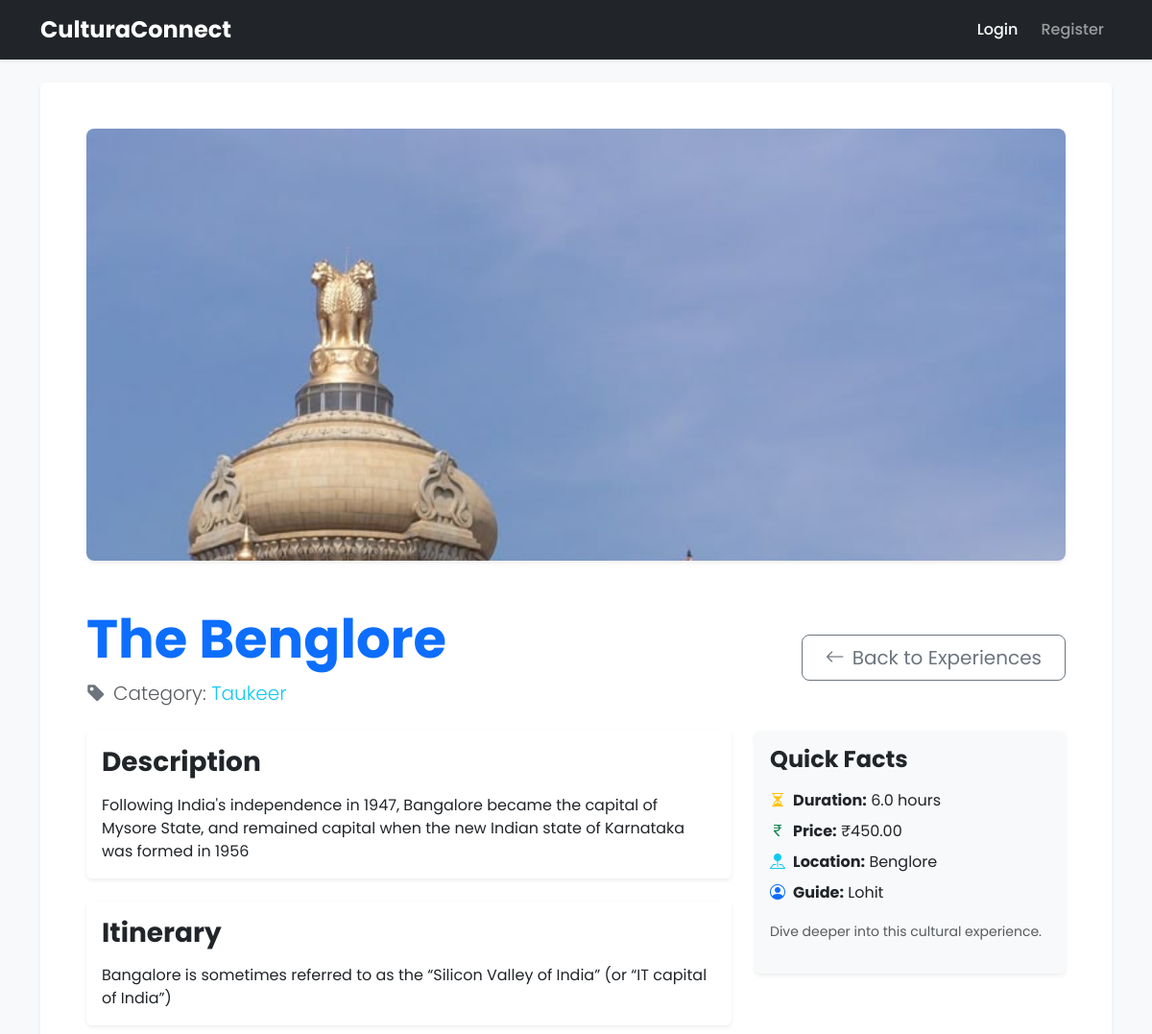
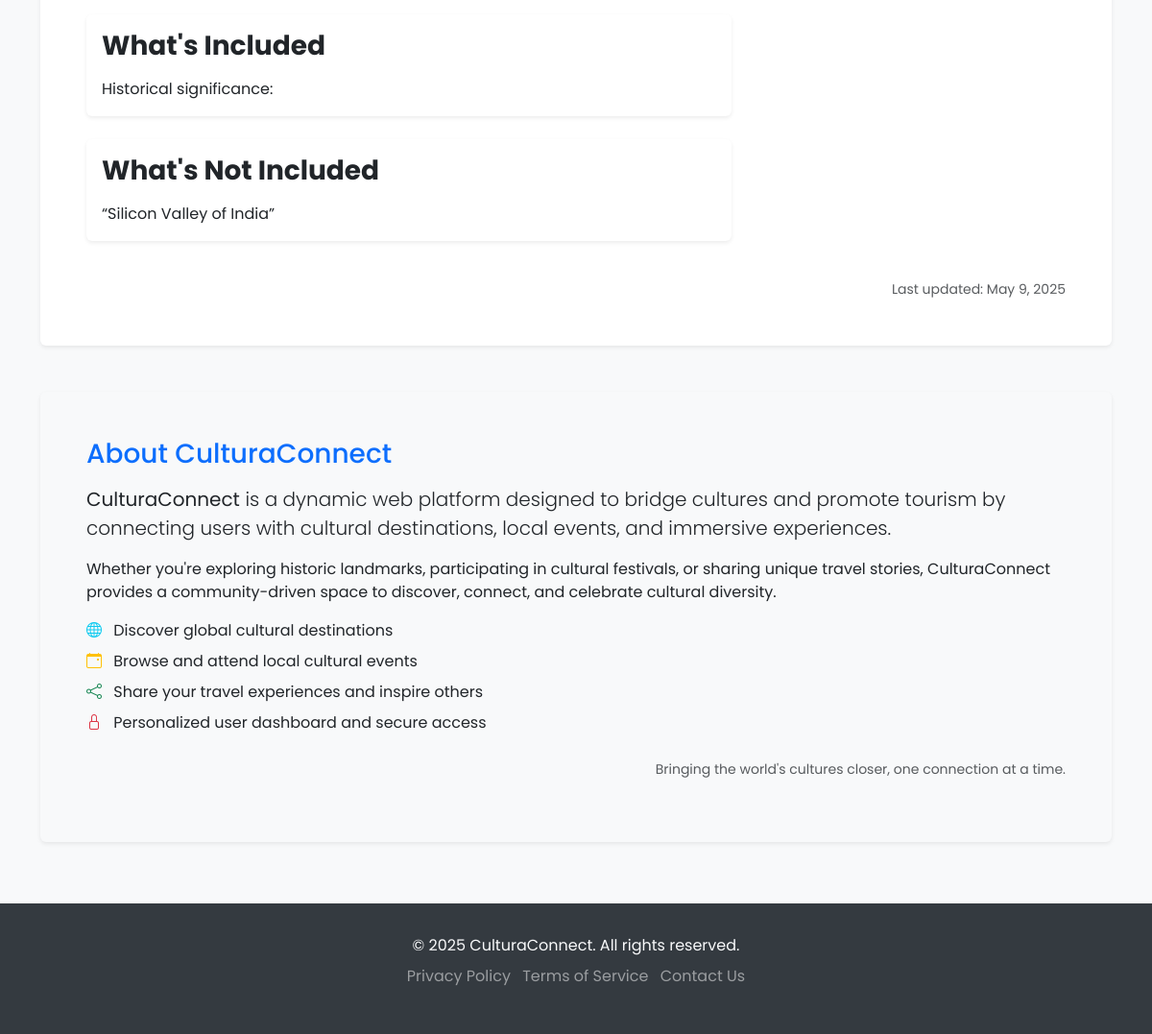
/experiences/experience/2/, run on the app's committed database (2 pictures, top to bottom).
### experiences/models.py (models this page shows, shortened)
class Experience(models.Model):
    title = models.CharField(max_length=255)
    category = models.ForeignKey(ExperienceCategory, on_delete=models.SET_NULL, null=True, blank=True)
    description = models.TextField()
    itinerary = models.TextField(blank=True, help_text="Outline of the experience.")
    duration_hours = models.DecimalField(max_digits=4, decimal_places=1, help_text="Duration in hours (e.g., 2.5)")
    price = models.DecimalField(max_digits=10, decimal_places=2, blank=True, null=True)
    guide_info = models.CharField(max_length=255, blank=True, help_text="Information about the guide, if applicable.")
    location_details = models.CharField(max_length=255, blank=True, help_text="Starting point or main location.")
    inclusions = models.TextField(blank=True)
    exclusions = models.TextField(blank=True)
    image = models.ImageField(upload_to='experience_images/', blank=True, null=True)
    is_active = models.BooleanField(default=True)
    created_at = models.DateTimeField(auto_now_add=True)
    updated_at = models.DateTimeField(auto_now=True)

class ExperienceCategory(models.Model):
    name = models.CharField(max_length=100, unique=True)
    slug = models.SlugField(max_length=100, unique=True, blank=True)
    class Meta:
        verbose_name_plural = "Experience Categories"

### experiences/views.py (the view)
# urls.py: path('experience/<int:pk>/', ExperienceDetailView.as_view(), name='experience_detail'),
class ExperienceDetailView(DetailView):
    model = Experience
    template_name = 'experiences/experience_detail.html'
    context_object_name = 'experience'
    def get_queryset(self):
        return super().get_queryset().filter(is_active=True)

### experiences/templates/experiences/experience_detail.html (shortened to what this page needs)
{% extends "base.html" %}
{% load static %}
{% block content %}
    <div class="mb-5 rounded-3 overflow-hidden shadow-sm" style="max-height: 450px;">
        {% if experience.image %}
            <img src="{{ experience.image.url }}" class="img-fluid w-100 h-100 object-fit-cover" alt="{{ experience.title }}">
        {% else %}
            <img src="{% static 'img/placeholder_detail_experience.jpg' %}" class="img-fluid w-100 h-100 object-fit-cover" alt="Placeholder Image">
        {% endif %}
    </div>
    <div class="row mb-4 align-items-center">
        <div class="col-md-8">
            <h1 class="mb-2 display-4 fw-bold text-primary">{{ experience.title }}</h1>
            {% if experience.category %}
                <p class="lead text-muted mb-0">
                    <i class="bi bi-tag-fill me-2 text-secondary"></i>Category:
                    <a href="{% url 'experiences:experience_category' experience.category.slug %}" class="text-decoration-none text-info hover-primary">
                        {{ experience.category.name }}
                    </a>
                </p>
            {% endif %}
        </div>
        <div class="col-md-4 text-md-end mt-3 mt-md-0">
            <a href="{% url 'experiences:experience_list' %}" class="btn btn-outline-secondary btn-lg px-4">
                <i class="bi bi-arrow-left me-2"></i>Back to Experiences
            </a>
        </div>
    </div>
    <div class="row">
        <div class="col-lg-8">
            <div class="card shadow-sm mb-4 border-0">
                <div class="card-body">
                    <h3 class="card-title fw-bold mb-3 text-dark">Description</h3>
                    <p class="card-text">{{ experience.description|linebreaksbr }}</p>
                </div>
            </div>
            {% if experience.itinerary %}
                <div class="card shadow-sm mb-4 border-0">
                    <div class="card-body">
                        <h3 class="card-title fw-bold mb-3 text-dark">Itinerary</h3>
                        <p class="card-text">{{ experience.itinerary|linebreaksbr }}</p>
                    </div>
                </div>
            {% endif %}
            {% if experience.inclusions %}
                <div class="card shadow-sm mb-4 border-0">
                    <div class="card-body">
                        <h3 class="card-title fw-bold mb-3 text-dark">What's Included</h3>
                        <p class="card-text">{{ experience.inclusions|linebreaksbr }}</p>
                    </div>
                </div>
            {% endif %}
            {% if experience.exclusions %}
                <div class="card shadow-sm mb-4 border-0">
                    <div class="card-body">
                        <h3 class="card-title fw-bold mb-3 text-dark">What's Not Included</h3>
                        <p class="card-text">{{ experience.exclusions|linebreaksbr }}</p>
                    </div>
                </div>
            {% endif %}
        </div>
        <div class="col-lg-4">
            <div class="card shadow-sm mb-4 border-0 bg-light">
                <div class="card-body">
                    <h4 class="card-title fw-bold mb-3 text-dark">Quick Facts</h4>
                    <ul class="list-unstyled">
                        <li class="mb-2">
                            <strong><i class="bi bi-hourglass-split me-2 text-warning"></i>Duration:</strong> {{ experience.duration_hours }} hours
                        </li>
                        <li class="mb-2">
                            <strong><i class="bi bi-currency-rupee me-2 text-success"></i>Price:</strong>
                            {% if experience.price %}
                                ₹{{ experience.price }}
                            {% else %}
                                Contact for pricing
                            {% endif %}
                        </li>
                        {% if experience.location_details %}
                            <li class="mb-2">
                                <strong><i class="bi bi-pin-map-fill me-2 text-info"></i>Location:</strong> {{ experience.location_details }}
                            </li>
                        {% endif %}
                        {% if experience.guide_info %}
                            <li class="mb-2">
                                <strong><i class="bi bi-person-circle me-2 text-primary"></i>Guide:</strong> {{ experience.guide_info }}
                            </li>
                        {% endif %}
                        <li class="mt-3">
                            <small class="text-muted">Dive deeper into this cultural experience.</small>
                        </li>
                    </ul>
                </div>
            </div>
        </div>
    </div>
    <div class="text-muted text-end mt-3 small">
        <p class="mb-0">Last updated: {{ experience.updated_at|date:"F j, Y" }}</p>
    </div>
{% endblock %}

### templates/base.html (shortened to what this page needs)
<!DOCTYPE html>
<html lang="en">
<head>
    <link href="https://cdn.jsdelivr.net/npm/bootstrap@5.3.3/dist/css/bootstrap.min.css" rel="stylesheet">
</head>
<body>
    <header>
        <nav class="navbar navbar-expand-lg navbar-dark bg-dark shadow-sm">
            <div class="container">
                <a class="navbar-brand" href="{% url 'home' %}">CulturaConnect</a>
                <div class="collapse navbar-collapse" id="navbarNav">
                    <ul class="navbar-nav mb-2 mb-lg-0">
                        {% if user.is_authenticated %}
                            <li class="nav-item dropdown">
                                <a class="nav-link dropdown-toggle" href="#" id="navbarDropdown" role="button" data-bs-toggle="dropdown" aria-expanded="false">
                                    Hello, {{ user.username }}!
                                </a>
                                <ul class="dropdown-menu dropdown-menu-end" aria-labelledby="navbarDropdown">
                                    <li><a class="dropdown-item text-danger" href="{% url 'logout' %}">Logout</a></li>
                                </ul>
                            </li>
                        {% else %}
                            <li class="nav-item me-2">
                                <a class="nav-link btn btn-outline-light" href="{% url 'login' %}">Login</a>
                            </li>
                            <li class="nav-item">
                                <a class="nav-link btn btn-primary" href="{% url 'register' %}">Register</a>
                            </li>
                        {% endif %}
                    </ul>
                </div>
            </div>
        </nav>
    </header>
    <main>
        <div class="container my-4">
            <div class="bg-white p-4 p-md-5 rounded shadow-sm">
                {% block content %}
                {% endblock %}
            </div>
            <div class="mt-5 p-4 p-md-5 bg-light rounded shadow-sm">
                <h3 class="mb-3 text-primary">About CulturaConnect</h3>
                <p class="lead">
                    <strong>CulturaConnect</strong> is a dynamic web platform designed to bridge cultures and promote tourism by connecting users with cultural destinations, local events, and immersive experiences.
                </p>
                <p>
                    Whether you're exploring historic landmarks, participating in cultural festivals, or sharing unique travel stories, CulturaConnect provides a community-driven space to discover, connect, and celebrate cultural diversity.
                </p>
                <ul class="list-unstyled">
                    <li><i class="bi bi-globe me-2 text-info"></i> Discover global cultural destinations</li>
                    <li><i class="bi bi-calendar-event me-2 text-warning"></i> Browse and attend local cultural events</li>
                    <li><i class="bi bi-share me-2 text-success"></i> Share your travel experiences and inspire others</li>
                    <li><i class="bi bi-lock me-2 text-danger"></i> Personalized user dashboard and secure access</li>
                </ul>
                <p class="text-end text-muted mt-4">
                    <small>Bringing the world's cultures closer, one connection at a time.</small>
                </p>
            </div>
        </div>
    </main>
    <footer class="footer">
        <div class="container text-center">
            <p class="mb-0">&copy; {% now "Y" %} CulturaConnect. All rights reserved.</p>
            <ul class="list-inline mt-2">
                <li class="list-inline-item"><a href="#" class="text-white-50">Privacy Policy</a></li>
                <li class="list-inline-item"><a href="#" class="text-white-50">Terms of Service</a></li>
                <li class="list-inline-item"><a href="#" class="text-white-50">Contact Us</a></li>
            </ul>
        </div>
    </footer>
    <link rel="stylesheet" href="https://cdn.jsdelivr.net/npm/bootstrap-icons@1.11.3/font/bootstrap-icons.min.css">
</body>
</html>

### templates/base.html (style rules this page uses)
body { font-family: 'Poppins', sans-serif; background-color: #f8f9fa; }
h1, h2, h3, h4, h5, h6 { font-family: 'Poppins', sans-serif; color: #343a40; }
.navbar-brand { font-weight: 700; font-size: 1.5rem; }
.nav-link { font-weight: 500; transition: color 0.3s ease; }
.btn-outline-light { border-color: rgba(255, 255, 255, 0.5); color: white; }
.footer { background-color: #343a40; color: #f8f9fa; padding: 2rem 0; margin-top: 4rem; }
.footer a { color: #adb5bd; text-decoration: none; }
.list-unstyled { padding-left: 0; list-style: none; }
.list-unstyled li { margin-bottom: 0.5rem; }

### data on the page
Experience: image (picture), title "The Benglore", category.name "Taukeer", description "Following India's independence in 1947, Bangalore became the capital of Mysore State, and remained capital when the new Indian state of Karnataka was formed in 1956", itinerary "Bangalore is sometimes referred to as the “Silicon Valley of India” (or “IT capital of India”)", inclusions "Historical significance:", exclusions "“Silicon Valley of India”", duration_hours "6.0", price "450.00", location_details "Benglore", guide_info "Lohit", updated_at "May 9, 2025"
